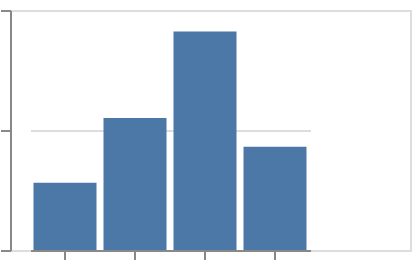

Express this chart as Vega-Lite.
### Vega-Lite specification from a JSON file in a GitHub repository (floating-point values rounded to 4 significant figures)
{"$schema": "https://vega.github.io/schema/vega-lite/v6.json", "width": 200, "height": 120, "padding": 5, "autosize": "none", "data": {"values": [{"c": "alpha", "v": 28, "w": 3}, {"c": "beta", "v": 55, "w": 7}, {"c": "gamma", "v": 43, "w": 5}, {"c": "delta", "v": 91, "w": 9}]}, "mark": "bar", "encoding": {"x": {"field": "c", "type": "nominal", "scale": {"rangeMin": 10, "rangeMax": 150}}, "y": {"field": "v", "type": "quantitative"}}}
